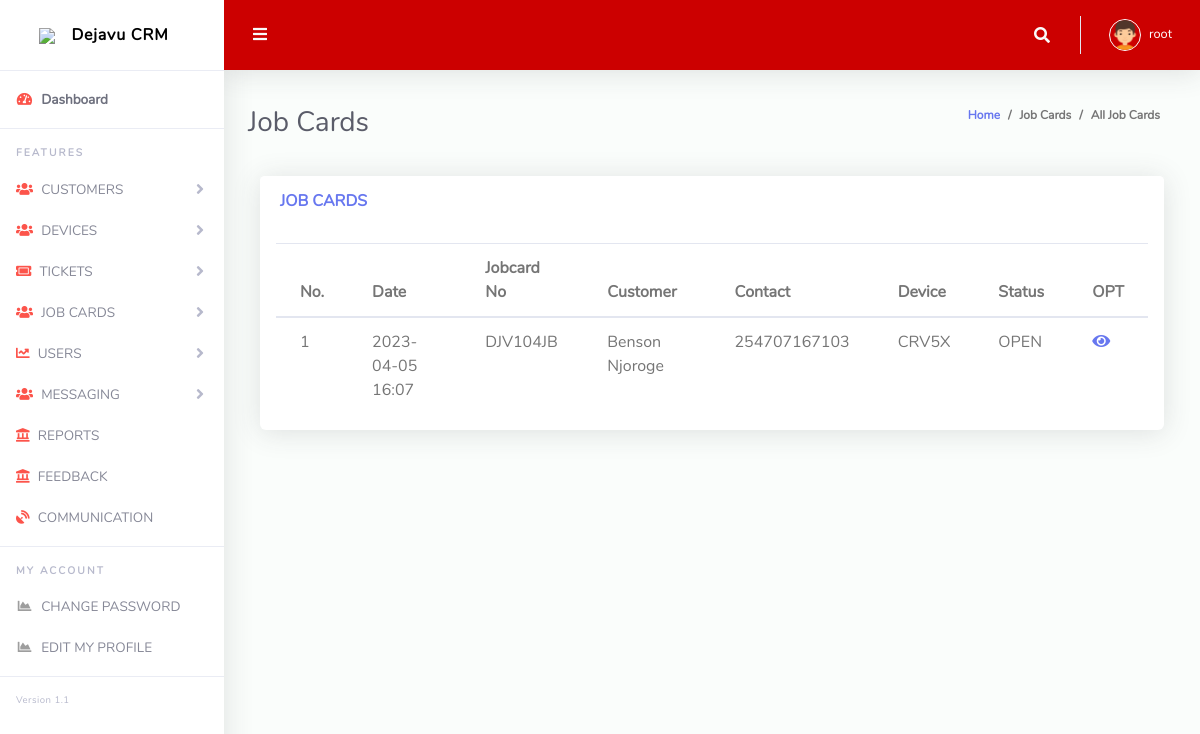
Page /admin/jobCards.php (signed in) on the committed database.
### tables this page shows
CREATE TABLE `jobcards` (
  `id` int(11) NOT NULL,
  `dateCreated` datetime(6) NOT NULL,
  `jbcrdNum` varchar(11) NOT NULL,
  `customer` varchar(50) NOT NULL,
  `phoneNumber` bigint(11) NOT NULL,
  `serialNumber` varchar(11) NOT NULL,
  `email` varchar(11) NOT NULL,
  `devicename` varchar(11) NOT NULL,
  `charger` int(1) NOT NULL,
  `qty` int(11) NOT NULL,
  `model` varchar(20) NOT NULL,
  `fault` varchar(2000) NOT NULL,
  `work` varchar(2000) NOT NULL,
  `techn` varchar(20) NOT NULL,
  `createdBy` varchar(20) NOT NULL,
  `status` int(1) NOT NULL
);

### member.php (called while the page is built, shortened)
<?php
function getAgentjobcards($agent)
{
    $db = getConnection();
    $queryjobcards = "SELECT * FROM `jobcards` WHERE `createdBy`='$agent' ORDER BY id DESC LIMIT 10";
    $result = mysqli_query($db, $queryjobcards);
    return $result;
}

### admin/jobCards.php (the view, shortened to what this page needs)
<?php
require_once($_SERVER['DOCUMENT_ROOT']."/crm/member.php");
require_once($_SERVER['DOCUMENT_ROOT']."/crm/access.php");
$agent = $_SESSION['username'];
$jobcards = getAgentjobcards($agent);
?>
<!DOCTYPE html>
<html lang="en">
<head>
  <link href="vendor/fontawesome-free/css/all.min.css" rel="stylesheet" type="text/css">
  <link href="vendor/bootstrap/css/bootstrap.min.css" rel="stylesheet" type="text/css">
  <link href="css/ruang-admin.min.css" rel="stylesheet">
  <link href="vendor/datatables/dataTables.bootstrap4.min.css" rel="stylesheet">
</head>
<body id="page-top">
  <div id="wrapper">
    <?php
      include('sidebar.php');
    ?>
    <div id="content-wrapper" class="d-flex flex-column">
      <div id="content">
        <?php
         include('topbar.php');
        ?>
        <div class="container-fluid" id="container-wrapper">
          <div class="d-sm-flex align-items-center justify-content-between mb-4">
            <h1 class="h3 mb-0 text-gray-800">Job Cards</h1>
            <ol class="breadcrumb">
              <li class="breadcrumb-item"><a href="./">Home</a></li>
              <li class="breadcrumb-item">Job Cards</li>
              <li class="breadcrumb-item active" aria-current="page">All Job Cards</li>
            </ol>
          </div>
             <div class="col-lg-12">
              <div class="card mb-4">
                <div class="card-header py-3 d-flex flex-row align-items-center justify-content-between">
                  <h6 class="m-0 font-weight-bold text-primary">JOB CARDS</h6>
                </div>
                <div class="table-responsive p-3">
                  <table class="table align-items-center table-flush" id="dataTable">
                    <thead class="">
                      <tr>
                        <th>No.</th>
                        <th>Date</th>
                        <th>Jobcard No</th>
                        <th>Customer</th>
                        <th>Contact</th>
                        <th>Device</th>
                        <th>Status</th>
                        <th>OPT</th>
                      </tr>
                    </thead>
                    <tbody>
                         <?php
                               $No=0;
                            foreach($jobcards as $jobcard){
                                $dateCreated =substr($jobcard['dateCreated'],0,-10);
                                $jobcardno = $jobcard['jbcrdNum'];
                                $CustomerName = $jobcard['customer'];
                                $CustomerNum = $jobcard['phoneNumber'];
                                $device = $jobcard['devicename'];
                                $sStatus= $jobcard['status'];
                                if($sStatus==1){
                                  $status="OPEN";
                                }
                                else{
                                  $status="CLOSED";
                                }
                                print " <tr> ";
                                print "<td>" . ++$No. "</td>";
                                print "<td>" . $dateCreated. "</td>";
                                print "<td>" . $jobcardno. "</td>";
                                print "<td>" . $CustomerName. "</td>";
                                print "<td>" . $CustomerNum. "</td>";
                                print "<td>" . $device. "</td>";
                                print "<td>" . $status. "</td>";
                                print("<td>");
                                print('<a " href="/crm/admin/jBoard.php?jobcardNo='.$jobcardno.'"><i class="fa fa-eye"></i></a>');
                                print("</td>");
                            }
                        ?>
                    </tbody>
                  </table>
                </div>
              </div>
            </div>
          </div>
        </div>
      </div>
    </div>
</body>
</html>

### rows in the picture
jobcards: dateCreated "2023-04-05 16:07", jbcrdNum "DJV104JB", customer "Benson Njoroge", phoneNumber "254707167103", devicename "CRV5X", status "OPEN"

### other values in the picture
$_SESSION['username'] "root"
